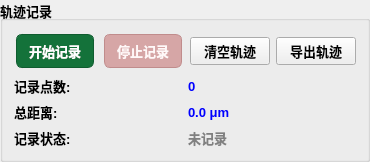
             <widget class="QGroupBox" name="groupBoxTrajectoryControl">
              <property name="font">
               <font>
                <pointsize>10</pointsize>
                <bold>true</bold>
               </font>
              </property>
              <property name="title">
               <string>轨迹记录</string>
              </property>
              <layout class="QVBoxLayout" name="verticalLayout_trajectoryControl">
               <item>
                <layout class="QHBoxLayout" name="horizontalLayout_trajectoryButtons">
                 <item>
                  <widget class="QPushButton" name="btnTrajectoryStart">
                   <property name="sizePolicy">
                    <sizepolicy hsizetype="Minimum" vsizetype="Preferred">
                     <horstretch>0</horstretch>
                     <verstretch>0</verstretch>
                    </sizepolicy>
                   </property>
                   <property name="styleSheet">
                    <string notr="true">QPushButton {
    background-color: #14723A;      /* 默认深绿 */
    color: #FFFFFF;
    border: 1px solid #0F5C2F;
    border-radius: 6px;
    margin: 2px;
    padding: 6px 12px;
}
QPushButton:hover {
    background-color: #0F5C2F;      /* 悬停更暗 */
    border-color: #0B4724;
}
QPushButton:pressed {
    background-color: #0B4724;      /* 按下最暗 */
    border-color: #07321A;
}
QPushButton:disabled {
    background-color: #93B39F;      /* 禁用淡灰绿 */
    border-color: #7A9886;
    color: #EEF3EF;
}
</string>
                   </property>
                   <property name="text">
                    <string>开始记录</string>
                   </property>
                  </widget>
                 </item>
                 <item>
                  <widget class="QPushButton" name="btnTrajectoryStop">
                   <property name="enabled">
                    <bool>false</bool>
                   </property>
                   <property name="sizePolicy">
                    <sizepolicy hsizetype="Preferred" vsizetype="Preferred">
                     <horstretch>0</horstretch>
                     <verstretch>0</verstretch>
                    </sizepolicy>
                   </property>
                   <property name="styleSheet">
                    <string notr="true">QPushButton {
    background-color: #C63B3B;      /* 默认深红 */
    color: #FFFFFF;
    border: 1px solid #A02E2E;
    border-radius: 6px;
    margin: 2px;
    padding: 6px 12px;
}
QPushButton:hover {
    background-color: #A02E2E;      /* 悬停更暗 */
    border-color: #7B2222;
}
QPushButton:pressed {
    background-color: #7B2222;      /* 按下最暗 */
    border-color: #571818;
}
QPushButton:disabled {
    background-color: #D6A6A6;      /* 禁用淡灰红 */
    border-color: #C08C8C;
    color: #FFF8F8;
}
</string>
                   </property>
                   <property name="text">
                    <string>停止记录</string>
                   </property>
                  </widget>
                 </item>
                 <item>
                  <widget class="QPushButton" name="btnTrajectoryClear">
                   <property name="text">
                    <string>清空轨迹</string>
                   </property>
                  </widget>
                 </item>
                 <item>
                  <widget class="QPushButton" name="btnTrajectoryExport">
                   <property name="text">
                    <string>导出轨迹</string>
                   </property>
                  </widget>
                 </item>
                </layout>
               </item>
               <item>
                <layout class="QGridLayout" name="gridLayout_trajectoryStats">
                 <item row="0" column="0">
                  <widget class="QLabel" name="labelTrajectoryPointsTitle">
                   <property name="text">
                    <string>记录点数:</string>
                   </property>
                  </widget>
                 </item>
                 <item row="0" column="1">
                  <widget class="QLabel" name="labelTrajectoryPoints">
                   <property name="styleSheet">
                    <string>color: blue; font-weight: bold;</string>
                   </property>
                   <property name="text">
                    <string>0</string>
                   </property>
                  </widget>
                 </item>
                 <item row="1" column="0">
                  <widget class="QLabel" name="labelTrajectoryDistanceTitle">
                   <property name="text">
                    <string>总距离:</string>
                   </property>
                  </widget>
                 </item>
                 <item row="1" column="1">
                  <widget class="QLabel" name="labelTrajectoryDistance">
                   <property name="styleSheet">
                    <string>color: blue; font-weight: bold;</string>
                   </property>
                   <property name="text">
                    <string>0.0 μm</string>
                   </property>
                  </widget>
                 </item>
                 <item row="2" column="0">
                  <widget class="QLabel" name="labelTrajectoryStatusTitle">
                   <property name="text">
                    <string>记录状态:</string>
                   </property>
                  </widget>
                 </item>
                 <item row="2" column="1">
                  <widget class="QLabel" name="labelTrajectoryStatus">
                   <property name="styleSheet">
                    <string>color: gray; font-weight: bold;</string>
                   </property>
                   <property name="text">
                    <string>未记录</string>
                   </property>
                  </widget>
                 </item>
                </layout>
               </item>
              </layout>
             </widget>
